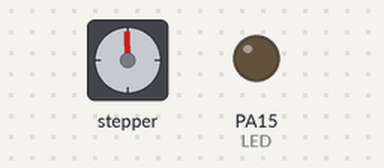
Bench run of a sketch on a simulated STM32 Blue Pill. Shown: stepper motor, output pins drawn as LEDs (lit = HIGH). Wiring (inferred from the names in the program): stepper motor driver (200 steps per turn assumed): step PB4; direction PA4. Pins used as bus, display or sensor lines are not drawn.

Above: at 0.15 s.
At 10.05 s:
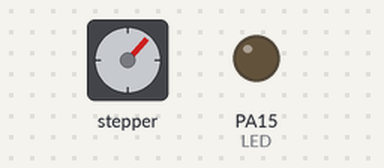
At 19.96 s:
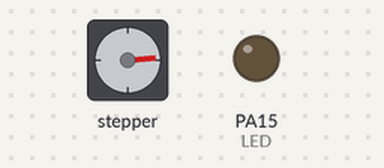
At 39.77 s:
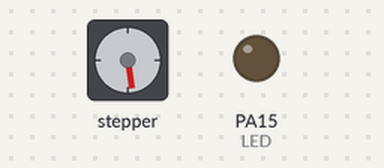
Timing chart, 0 to 40.0 s (numbered marks = the images above):
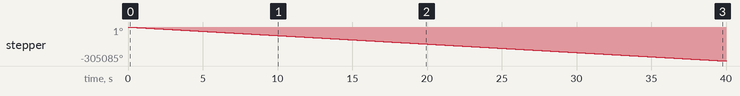

Measured:
- by itself, stepper: keeps turning counter-clockwise at about 7627°/s

The sketch:

KretzControl.ino
```cpp
// (licence header left out)
#include <Servo.h>
#include <SPI.h>
#include <Wire.h>


unsigned int COUNTER = 0;
int DIR = PA4;
int STEP = PB4;
int LED = PA15;


void setup()
{

  pinMode(DIR, OUTPUT);
  pinMode(STEP, OUTPUT);
  pinMode(LED, OUTPUT);

  digitalWrite(DIR, LOW);  //
  digitalWrite(STEP, LOW);  //

  SPI.begin ();
  SPI.setBitOrder(MSBFIRST);

}

void loop()
{


  digitalWrite(STEP, HIGH);
  for (int i = 0; i <= 25; i++) {
    SPI.transfer(255); //
    SPI.transfer(COUNTER);
  }

  digitalWrite(STEP, LOW);
  for (int i = 0; i <= 25; i++) {
    SPI.transfer(0); //
    SPI.transfer(COUNTER);
  }

  COUNTER = COUNTER + 1;

}
```
